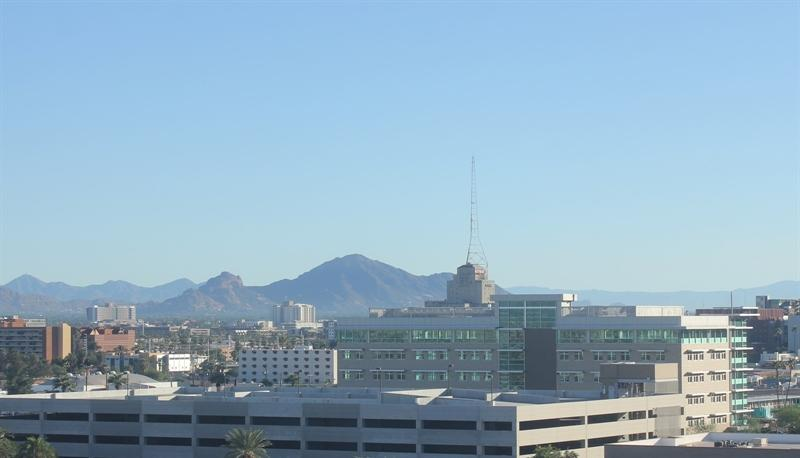
#> input picture Basics/day_night_images/test/day/20151101_152050.jpg, 800 x 458 px, given in place of the camera
$ python edge_detect.py   (older library calls are emulated)
#> lines starting #> are read from the running program, lines starting #| are printed output that depends on the picture; after the words box and inside, x2 and y2 are one past the last pixel; in counts of white or black regions, pixels touching at a corner belong together
import cv2
import numpy as np

cam = cv2.VideoCapture(0)

while True:
    _, img = cam.read()
#> img is the input picture: shape (458, 800, 3); mean B, G, R 193.1, 173.9, 145.1
    img = cv2.cvtColor(img, cv2.COLOR_BGR2GRAY)
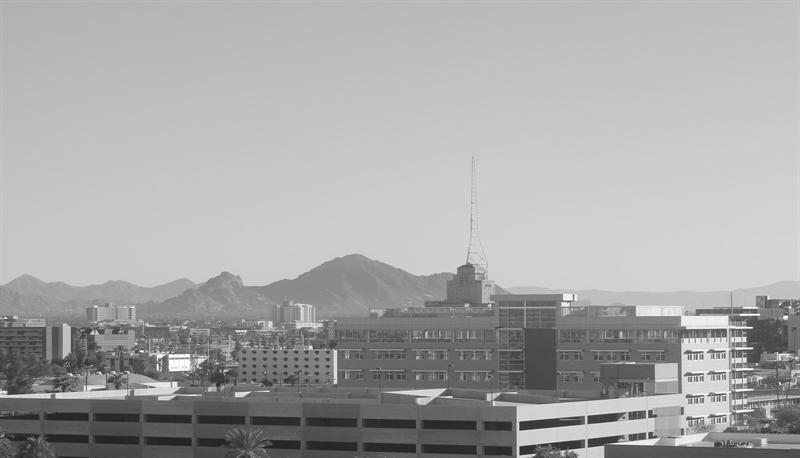
#> img: shape (458, 800); min 27, max 255, mean 167.5

    blur_img = cv2.GaussianBlur(img, (5,5), 0)

    canny = cv2.Canny(blur_img, 100, 150)
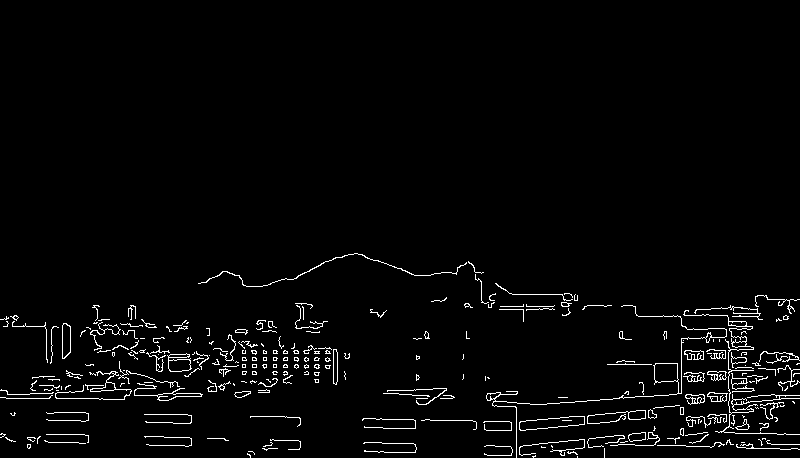
#> canny: shape (458, 800); 2.7% white in thin lines or dots, all inside (x1, y1, x2, y2) = (0, 253, 800, 458)
    laplacian = cv2.Laplacian(blur_img, cv2.CV_64F)
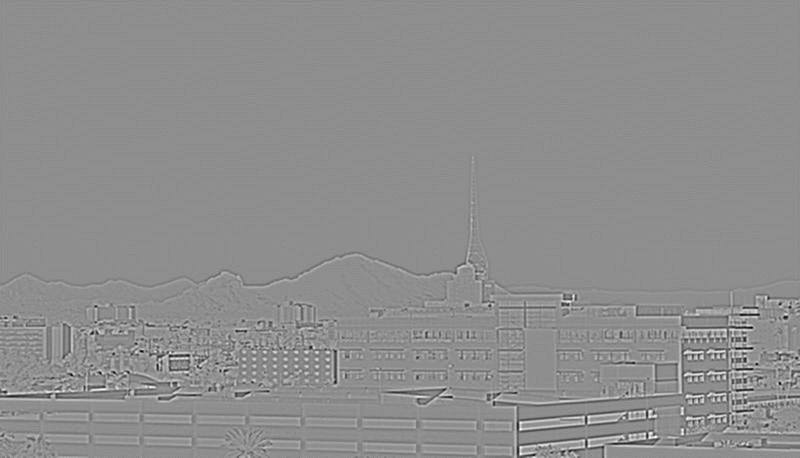
#> laplacian: shape (458, 800) float64; min -63, max 50, mean 0; drawn with min black and max white

    cv2.imshow("Real", img)
    cv2.imshow("Canny Edge", canny)
    cv2.imshow("Laplacian Edge", laplacian)
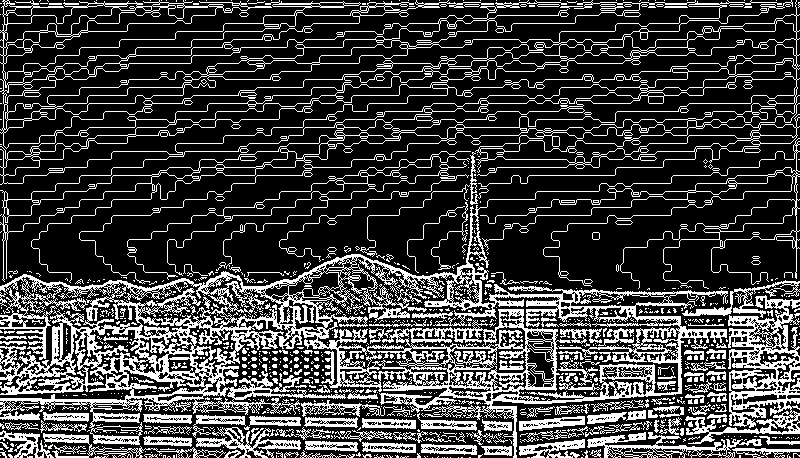
#> window 'Laplacian Edge': shape (458, 800); 25.3% white in thin lines or dots

    if (cv2.waitKey(1) & 0XFF == ord('q')):
#> (key q is pressed here)
        break

cam.release()
cv2.destroyAllWindows()

$ run again, on Basics/day_night_images/test/day/20151101_152512.jpg
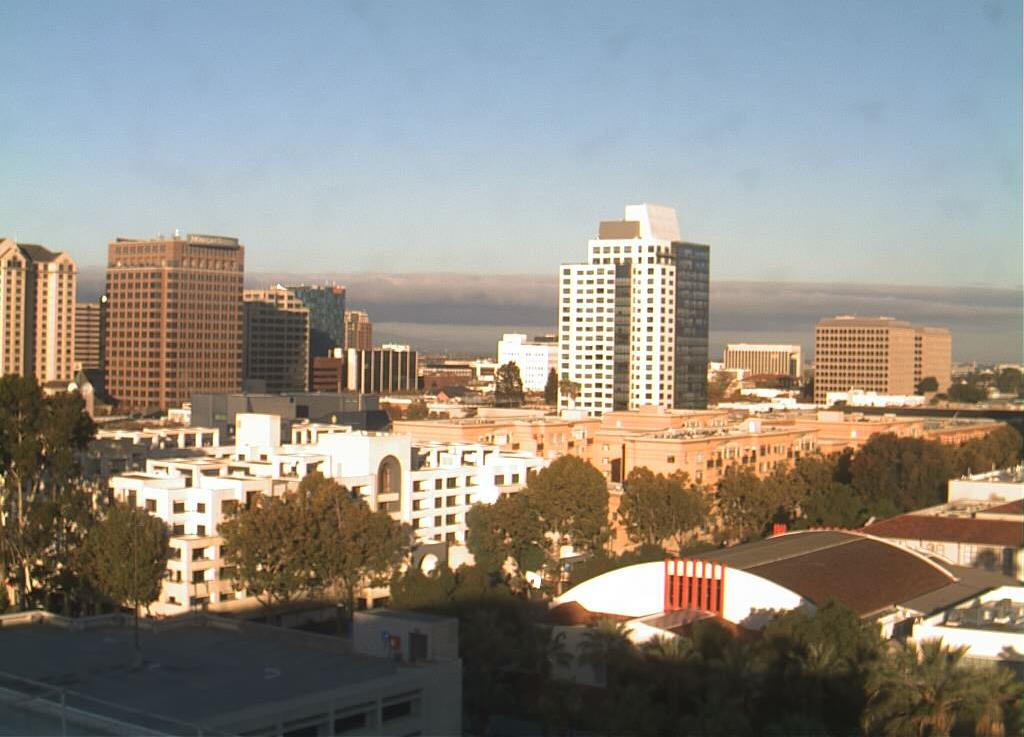
#> input picture Basics/day_night_images/test/day/20151101_152512.jpg, 1024 x 737 px, given in place of the camera
#> img is the input picture: shape (737, 1024, 3); mean B, G, R 130.5, 138.9, 143.8
#> img: shape (737, 1024)
#> `canny = cv2.Canny(blur_img, 100, 150)`:
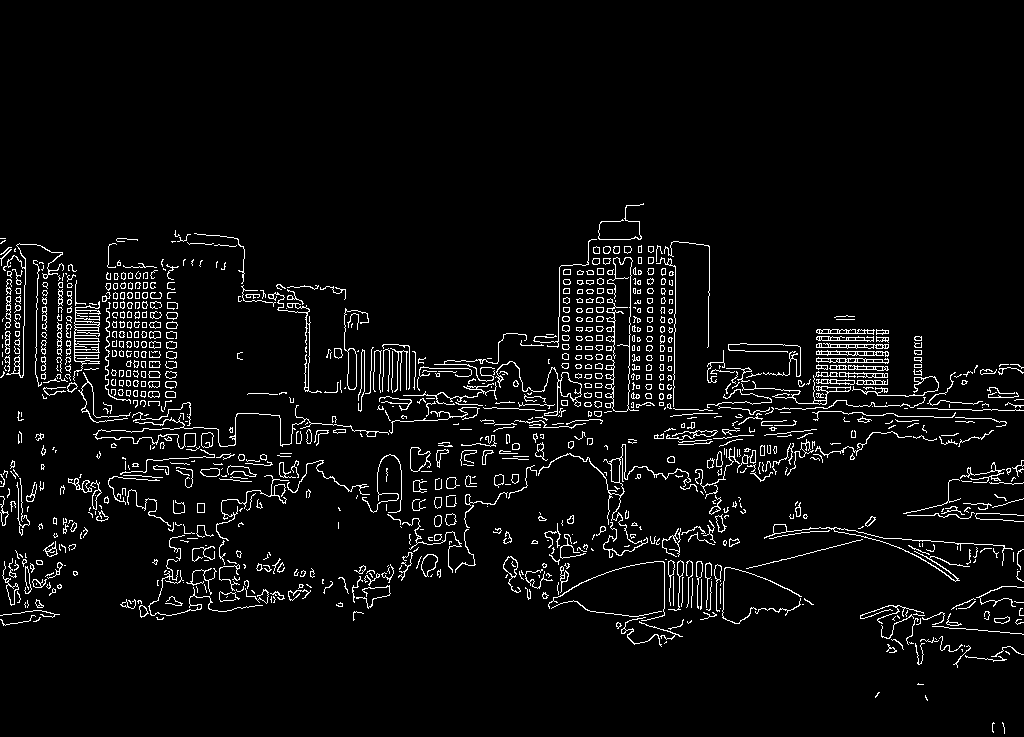
#> canny: shape (737, 1024); 4.6% white in thin lines or dots, all inside (x1, y1, x2, y2) = (0, 203, 1024, 734)
#> `cv2.imshow("Laplacian Edge", laplacian)`:
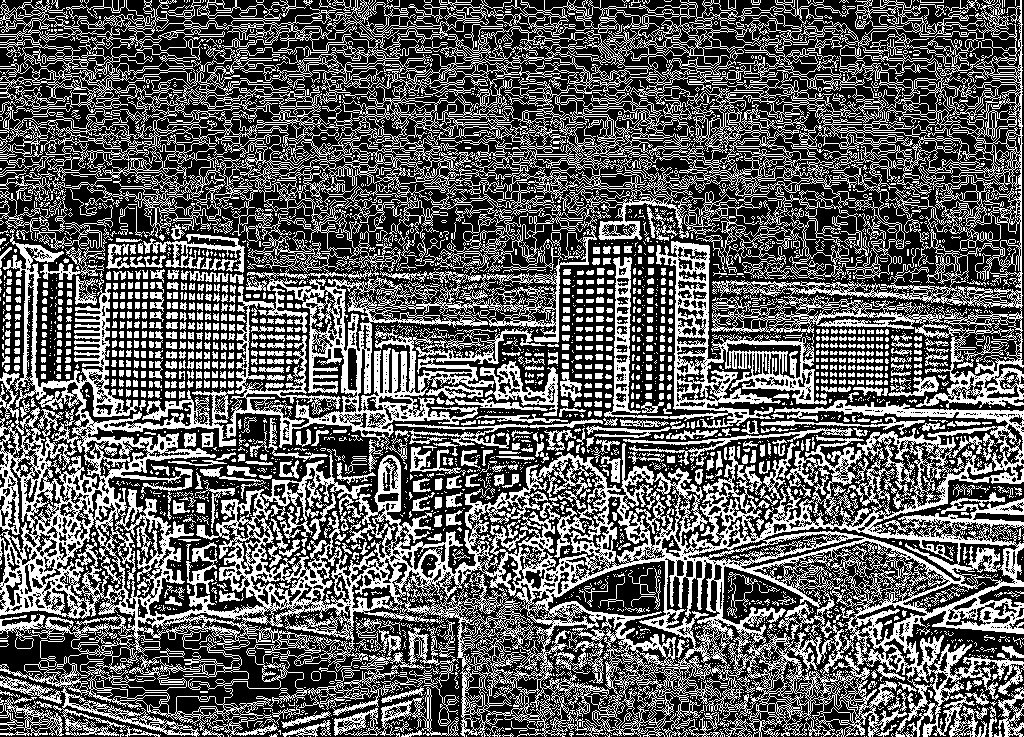
#> window 'Laplacian Edge': shape (737, 1024); 37.6% white in thin lines or dots

$ run again, on Basics/day_night_images/test/day/20151101_165048.jpg
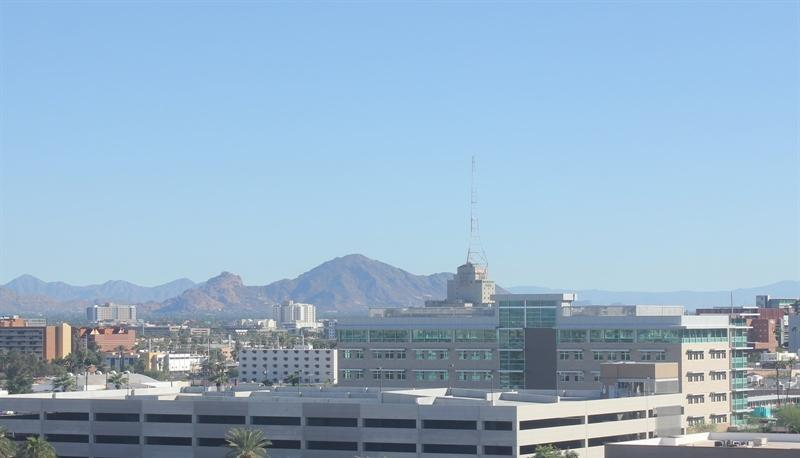
#> input picture Basics/day_night_images/test/day/20151101_165048.jpg, 800 x 458 px, given in place of the camera
#> img is the input picture: shape (458, 800, 3); mean B, G, R 200.6, 177.3, 149.4
#> img: shape (458, 800)
#> `canny = cv2.Canny(blur_img, 100, 150)`:
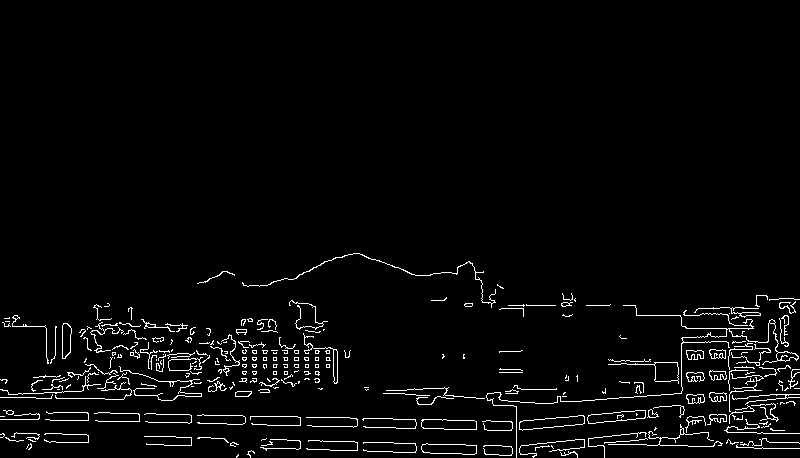
#> canny: shape (458, 800); 3% white in thin lines or dots, all inside (x1, y1, x2, y2) = (0, 253, 800, 458)
#> `cv2.imshow("Laplacian Edge", laplacian)`:
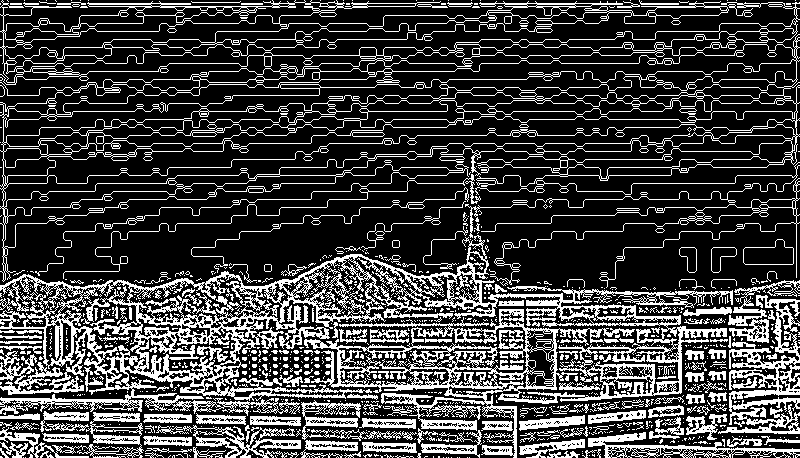
#> window 'Laplacian Edge': shape (458, 800); 25.6% white in thin lines or dots

$ run again, on Basics/day_night_images/test/day/20151101_222053.jpg
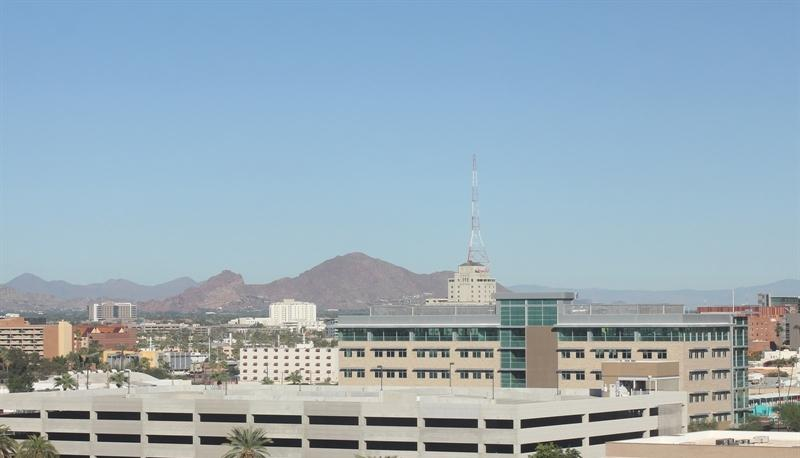
#> input picture Basics/day_night_images/test/day/20151101_222053.jpg, 800 x 458 px, given in place of the camera
#> img is the input picture: shape (458, 800, 3); mean B, G, R 185.6, 172.8, 152.8
#> img: shape (458, 800)
#> `canny = cv2.Canny(blur_img, 100, 150)`:
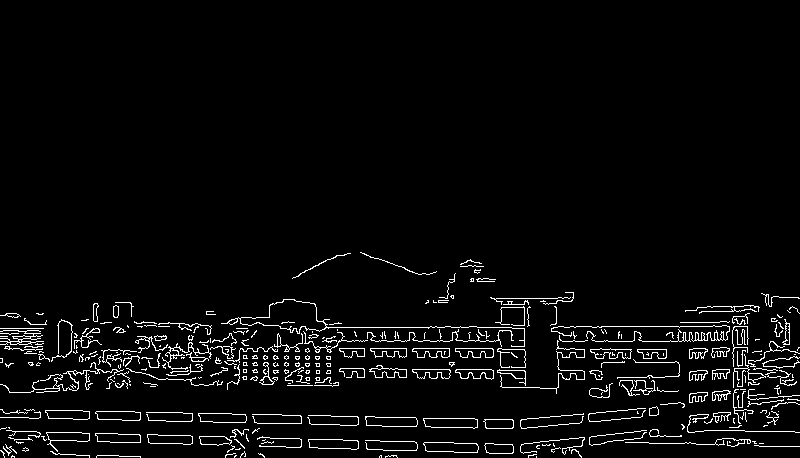
#> canny: shape (458, 800); 3.8% white in thin lines or dots, all inside (x1, y1, x2, y2) = (0, 252, 800, 458)
#> `cv2.imshow("Laplacian Edge", laplacian)`:
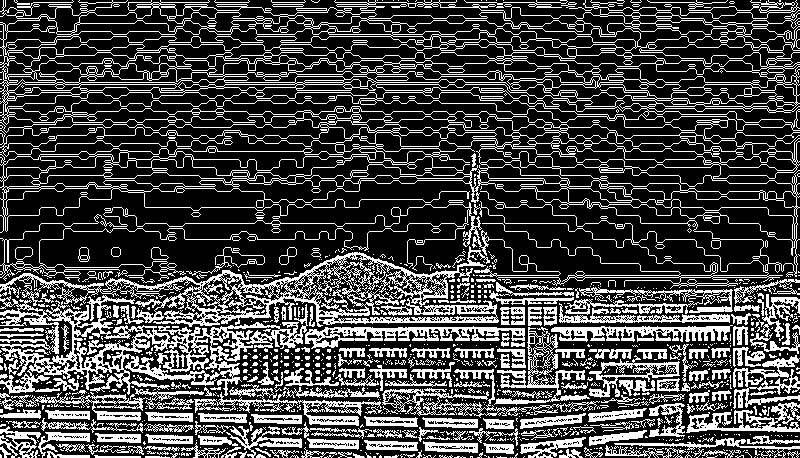
#> window 'Laplacian Edge': shape (458, 800); 27.8% white in thin lines or dots
